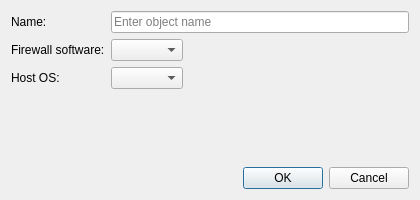
<?xml version="1.0" encoding="UTF-8"?>
<ui version="4.0">
 <class>NewDeviceDialog</class>
 <widget class="QDialog" name="NewDeviceDialog">
  <property name="geometry">
   <rect>
    <x>0</x>
    <y>0</y>
    <width>420</width>
    <height>200</height>
   </rect>
  </property>
  <property name="windowTitle">
   <string>Create New Firewall</string>
  </property>
  <property name="sizeGripEnabled">
   <bool>false</bool>
  </property>
  <property name="modal">
   <bool>true</bool>
  </property>
  <layout class="QVBoxLayout" name="verticalLayout">
   <item>
    <layout class="QFormLayout" name="formLayout">
     <property name="fieldGrowthPolicy">
      <enum>QFormLayout::FieldGrowthPolicy::ExpandingFieldsGrow</enum>
     </property>
     <item row="0" column="0">
      <widget class="QLabel" name="nameLabel">
       <property name="text">
        <string>Name:</string>
       </property>
      </widget>
     </item>
     <item row="0" column="1">
      <widget class="QLineEdit" name="obj_name">
       <property name="toolTip">
        <string>Enter the name for the new object. The name must be unique within the library.</string>
       </property>
       <property name="placeholderText">
        <string>Enter object name</string>
       </property>
      </widget>
     </item>
     <item row="1" column="0">
      <widget class="QLabel" name="platformLabel">
       <property name="text">
        <string>Firewall software:</string>
       </property>
      </widget>
     </item>
     <item row="1" column="1">
      <widget class="QComboBox" name="platform">
       <property name="toolTip">
        <string>Choose the firewall software this device is running. This determines which compiler and rule format will be used.</string>
       </property>
      </widget>
     </item>
     <item row="2" column="0">
      <widget class="QLabel" name="hostOSLabel">
       <property name="text">
        <string>Host OS:</string>
       </property>
      </widget>
     </item>
     <item row="2" column="1">
      <widget class="QComboBox" name="hostOS">
       <property name="toolTip">
        <string>Choose the operating system running on the device. This affects how the firewall script is generated and installed.</string>
       </property>
      </widget>
     </item>
    </layout>
   </item>
   <item>
    <spacer name="verticalSpacer">
     <property name="orientation">
      <enum>Qt::Orientation::Vertical</enum>
     </property>
     <property name="sizeHint" stdset="0">
      <size>
       <width>20</width>
       <height>20</height>
      </size>
     </property>
    </spacer>
   </item>
   <item>
    <widget class="QDialogButtonBox" name="buttonBox">
     <property name="orientation">
      <enum>Qt::Orientation::Horizontal</enum>
     </property>
     <property name="standardButtons">
      <set>QDialogButtonBox::StandardButton::Cancel|QDialogButtonBox::StandardButton::Ok</set>
     </property>
    </widget>
   </item>
  </layout>
 </widget>
 <resources/>
 <connections>
  <connection>
   <sender>buttonBox</sender>
   <signal>accepted()</signal>
   <receiver>NewDeviceDialog</receiver>
   <slot>accept()</slot>
   <hints>
    <hint type="sourcelabel">
     <x>248</x>
     <y>254</y>
    </hint>
    <hint type="destinationlabel">
     <x>157</x>
     <y>274</y>
    </hint>
   </hints>
  </connection>
  <connection>
   <sender>buttonBox</sender>
   <signal>rejected()</signal>
   <receiver>NewDeviceDialog</receiver>
   <slot>reject()</slot>
   <hints>
    <hint type="sourcelabel">
     <x>316</x>
     <y>260</y>
    </hint>
    <hint type="destinationlabel">
     <x>286</x>
     <y>274</y>
    </hint>
   </hints>
  </connection>
 </connections>
</ui>
